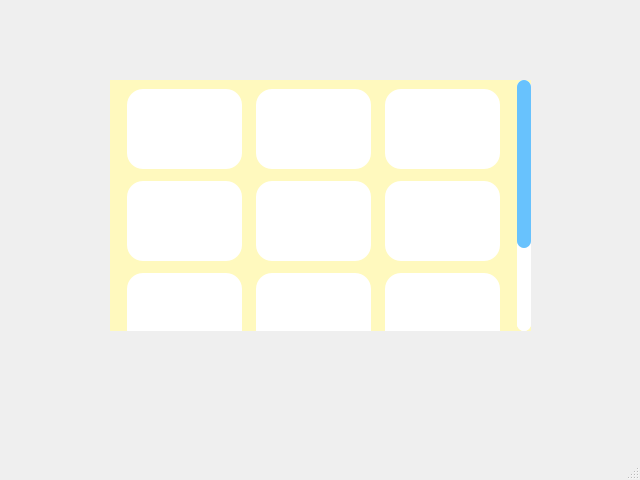
<?xml version="1.0" encoding="UTF-8"?>
<ui version="4.0">
 <class>MainWindow</class>
 <widget class="QMainWindow" name="MainWindow">
  <property name="geometry">
   <rect>
    <x>0</x>
    <y>0</y>
    <width>640</width>
    <height>480</height>
   </rect>
  </property>
  <property name="windowTitle">
   <string>MainWindow</string>
  </property>
  <property name="styleSheet">
   <string notr="true"/>
  </property>
  <widget class="QWidget" name="centralwidget">
   <widget class="QScrollArea" name="scrollArea">
    <property name="geometry">
     <rect>
      <x>110</x>
      <y>80</y>
      <width>421</width>
      <height>251</height>
     </rect>
    </property>
    <property name="styleSheet">
     <string notr="true">QWidget{
background:rgb(255, 255, 255);
border-radius:0px;
border-color:rgb(255, 249, 190);
border-style: solid;
border-width:7;
}


QScrollArea{
border-width:0px;
border-radius: 22px;
background-color: rgba(255, 255, 255, 255);
}

QScrollBar{
border-width:0px;
	border-radius:4px;
background-color: rgba(255, 255, 255, 255);

}


/* VERTICAL SCROLLBAR */
 QScrollBar:vertical {
	border: none;
    width: 14px;
    margin: 0px 0 0px 0;
	border-radius: 7px;
margin: 0px 0px 0px 0px;

 }



/*  HANDLE BAR VERTICAL */
QScrollBar::handle:vertical {	
	background-color:#68C2FD;
	min-height: 30px;	
	border-radius: 7px;

}
QScrollBar::handle:vertical:hover{	
	background-color:#A6E4FF;
}
QScrollBar::handle:vertical:pressed {	
	background-color: #5AA7D9;
}


/* BTN TOP - SCROLLBAR */
QScrollBar::sub-line:vertical {
	background-color: rgb(255, 255, 255);
	border-radius: 7px;
}
QScrollBar::sub-line:vertical:hover {	
	background-color:#68C2FD;
}
QScrollBar::sub-line:vertical:pressed {	
	background-color: #5AA7D9;
}

/* BTN BOTTOM - SCROLLBAR  */
QScrollBar::add-line:vertical {

	background-color: rgb(255, 255, 255);
	border-radius: 7px;

}
QScrollBar::add-line:vertical:hover {	
	background-color:rgb(255, 255, 255)
}
QScrollBar::add-line:vertical:pressed {	
	background-color:rgb(255, 255, 255)
}
/* RESET ARROW  */
QScrollBar::up-arrow:vertical, QScrollBar::down-arrow:vertical {
	background: none;
}
QScrollBar::add-page:vertical, QScrollBar::sub-page:vertical {
	background: none;
} 
</string>
    </property>
    <property name="horizontalScrollBarPolicy">
     <enum>Qt::ScrollBarAlwaysOff</enum>
    </property>
    <property name="widgetResizable">
     <bool>true</bool>
    </property>
    <widget class="QWidget" name="scrollAreaWidgetContents">
     <property name="geometry">
      <rect>
       <x>0</x>
       <y>0</y>
       <width>407</width>
       <height>376</height>
      </rect>
     </property>
     <property name="styleSheet">
      <string notr="true">border-width:0px;
border-radius: 0px;
background-color: rgba(255, 249, 190, 255);</string>
     </property>
     <layout class="QVBoxLayout" name="verticalLayout">
      <item>
       <layout class="QGridLayout" name="gridLayout">
        <property name="leftMargin">
         <number>8</number>
        </property>
        <property name="topMargin">
         <number>0</number>
        </property>
        <property name="rightMargin">
         <number>8</number>
        </property>
        <property name="bottomMargin">
         <number>0</number>
        </property>
        <property name="horizontalSpacing">
         <number>14</number>
        </property>
        <property name="verticalSpacing">
         <number>12</number>
        </property>
        <item row="0" column="0">
         <widget class="QLabel" name="immagineLabel_10">
          <property name="sizePolicy">
           <sizepolicy hsizetype="MinimumExpanding" vsizetype="MinimumExpanding">
            <horstretch>0</horstretch>
            <verstretch>0</verstretch>
           </sizepolicy>
          </property>
          <property name="minimumSize">
           <size>
            <width>100</width>
            <height>80</height>
           </size>
          </property>
          <property name="styleSheet">
           <string notr="true">border-radius: 16px;
background-color: rgba(255, 255, 255, 255);</string>
          </property>
          <property name="text">
           <string/>
          </property>
          <property name="scaledContents">
           <bool>true</bool>
          </property>
          <property name="alignment">
           <set>Qt::AlignCenter</set>
          </property>
          <property name="margin">
           <number>10</number>
          </property>
          <property name="indent">
           <number>10</number>
          </property>
         </widget>
        </item>
        <item row="1" column="2">
         <widget class="QLabel" name="immagineLabel_15">
          <property name="sizePolicy">
           <sizepolicy hsizetype="MinimumExpanding" vsizetype="MinimumExpanding">
            <horstretch>0</horstretch>
            <verstretch>0</verstretch>
           </sizepolicy>
          </property>
          <property name="minimumSize">
           <size>
            <width>100</width>
            <height>80</height>
           </size>
          </property>
          <property name="styleSheet">
           <string notr="true">border-radius: 16px;
background-color: rgba(255, 255, 255, 255);</string>
          </property>
          <property name="text">
           <string/>
          </property>
          <property name="scaledContents">
           <bool>true</bool>
          </property>
          <property name="alignment">
           <set>Qt::AlignCenter</set>
          </property>
          <property name="margin">
           <number>10</number>
          </property>
          <property name="indent">
           <number>10</number>
          </property>
         </widget>
        </item>
        <item row="1" column="0">
         <widget class="QLabel" name="immagineLabel_11">
          <property name="sizePolicy">
           <sizepolicy hsizetype="MinimumExpanding" vsizetype="MinimumExpanding">
            <horstretch>0</horstretch>
            <verstretch>0</verstretch>
           </sizepolicy>
          </property>
          <property name="minimumSize">
           <size>
            <width>100</width>
            <height>80</height>
           </size>
          </property>
          <property name="styleSheet">
           <string notr="true">border-radius: 16px;
background-color: rgba(255, 255, 255, 255);</string>
          </property>
          <property name="text">
           <string/>
          </property>
          <property name="scaledContents">
           <bool>true</bool>
          </property>
          <property name="alignment">
           <set>Qt::AlignCenter</set>
          </property>
          <property name="margin">
           <number>10</number>
          </property>
          <property name="indent">
           <number>10</number>
          </property>
         </widget>
        </item>
        <item row="2" column="1">
         <widget class="QLabel" name="immagineLabel_16">
          <property name="sizePolicy">
           <sizepolicy hsizetype="MinimumExpanding" vsizetype="MinimumExpanding">
            <horstretch>0</horstretch>
            <verstretch>0</verstretch>
           </sizepolicy>
          </property>
          <property name="minimumSize">
           <size>
            <width>100</width>
            <height>80</height>
           </size>
          </property>
          <property name="styleSheet">
           <string notr="true">border-radius: 16px;
background-color: rgba(255, 255, 255, 255);</string>
          </property>
          <property name="text">
           <string/>
          </property>
          <property name="scaledContents">
           <bool>true</bool>
          </property>
          <property name="alignment">
           <set>Qt::AlignCenter</set>
          </property>
          <property name="margin">
           <number>10</number>
          </property>
          <property name="indent">
           <number>10</number>
          </property>
         </widget>
        </item>
        <item row="2" column="2">
         <widget class="QLabel" name="immagineLabel_17">
          <property name="sizePolicy">
           <sizepolicy hsizetype="MinimumExpanding" vsizetype="MinimumExpanding">
            <horstretch>0</horstretch>
            <verstretch>0</verstretch>
           </sizepolicy>
          </property>
          <property name="minimumSize">
           <size>
            <width>100</width>
            <height>80</height>
           </size>
          </property>
          <property name="styleSheet">
           <string notr="true">border-radius: 16px;
background-color: rgba(255, 255, 255, 255);</string>
          </property>
          <property name="text">
           <string/>
          </property>
          <property name="scaledContents">
           <bool>true</bool>
          </property>
          <property name="alignment">
           <set>Qt::AlignCenter</set>
          </property>
          <property name="margin">
           <number>10</number>
          </property>
          <property name="indent">
           <number>10</number>
          </property>
         </widget>
        </item>
        <item row="2" column="0">
         <widget class="QLabel" name="immagineLabel_18">
          <property name="sizePolicy">
           <sizepolicy hsizetype="MinimumExpanding" vsizetype="MinimumExpanding">
            <horstretch>0</horstretch>
            <verstretch>0</verstretch>
           </sizepolicy>
          </property>
          <property name="minimumSize">
           <size>
            <width>100</width>
            <height>80</height>
           </size>
          </property>
          <property name="styleSheet">
           <string notr="true">border-radius: 16px;
background-color: rgba(255, 255, 255, 255);</string>
          </property>
          <property name="text">
           <string/>
          </property>
          <property name="scaledContents">
           <bool>true</bool>
          </property>
          <property name="alignment">
           <set>Qt::AlignCenter</set>
          </property>
          <property name="margin">
           <number>10</number>
          </property>
          <property name="indent">
           <number>10</number>
          </property>
         </widget>
        </item>
        <item row="1" column="1">
         <widget class="QLabel" name="immagineLabel_12">
          <property name="sizePolicy">
           <sizepolicy hsizetype="MinimumExpanding" vsizetype="MinimumExpanding">
            <horstretch>0</horstretch>
            <verstretch>0</verstretch>
           </sizepolicy>
          </property>
          <property name="minimumSize">
           <size>
            <width>100</width>
            <height>80</height>
           </size>
          </property>
          <property name="styleSheet">
           <string notr="true">border-radius: 16px;
background-color: rgba(255, 255, 255, 255);</string>
          </property>
          <property name="text">
           <string/>
          </property>
          <property name="scaledContents">
           <bool>true</bool>
          </property>
          <property name="alignment">
           <set>Qt::AlignCenter</set>
          </property>
          <property name="margin">
           <number>10</number>
          </property>
          <property name="indent">
           <number>10</number>
          </property>
         </widget>
        </item>
        <item row="0" column="2">
         <widget class="QLabel" name="immagineLabel_13">
          <property name="sizePolicy">
           <sizepolicy hsizetype="MinimumExpanding" vsizetype="MinimumExpanding">
            <horstretch>0</horstretch>
            <verstretch>0</verstretch>
           </sizepolicy>
          </property>
          <property name="minimumSize">
           <size>
            <width>100</width>
            <height>80</height>
           </size>
          </property>
          <property name="styleSheet">
           <string notr="true">border-radius: 16px;
background-color: rgba(255, 255, 255, 255);</string>
          </property>
          <property name="text">
           <string/>
          </property>
          <property name="scaledContents">
           <bool>true</bool>
          </property>
          <property name="alignment">
           <set>Qt::AlignCenter</set>
          </property>
          <property name="margin">
           <number>10</number>
          </property>
          <property name="indent">
           <number>10</number>
          </property>
         </widget>
        </item>
        <item row="0" column="1">
         <widget class="QLabel" name="immagineLabel_14">
          <property name="sizePolicy">
           <sizepolicy hsizetype="MinimumExpanding" vsizetype="MinimumExpanding">
            <horstretch>0</horstretch>
            <verstretch>0</verstretch>
           </sizepolicy>
          </property>
          <property name="minimumSize">
           <size>
            <width>100</width>
            <height>80</height>
           </size>
          </property>
          <property name="styleSheet">
           <string notr="true">border-radius: 16px;
background-color: rgba(255, 255, 255, 255);</string>
          </property>
          <property name="text">
           <string/>
          </property>
          <property name="scaledContents">
           <bool>true</bool>
          </property>
          <property name="alignment">
           <set>Qt::AlignCenter</set>
          </property>
          <property name="margin">
           <number>10</number>
          </property>
          <property name="indent">
           <number>10</number>
          </property>
         </widget>
        </item>
        <item row="3" column="1">
         <widget class="QLabel" name="immagineLabel_19">
          <property name="sizePolicy">
           <sizepolicy hsizetype="MinimumExpanding" vsizetype="MinimumExpanding">
            <horstretch>0</horstretch>
            <verstretch>0</verstretch>
           </sizepolicy>
          </property>
          <property name="minimumSize">
           <size>
            <width>100</width>
            <height>80</height>
           </size>
          </property>
          <property name="styleSheet">
           <string notr="true">border-radius: 16px;
background-color: rgba(255, 255, 255, 255);</string>
          </property>
          <property name="text">
           <string/>
          </property>
          <property name="scaledContents">
           <bool>true</bool>
          </property>
          <property name="alignment">
           <set>Qt::AlignCenter</set>
          </property>
          <property name="margin">
           <number>10</number>
          </property>
          <property name="indent">
           <number>10</number>
          </property>
         </widget>
        </item>
        <item row="3" column="0">
         <widget class="QLabel" name="immagineLabel_21">
          <property name="sizePolicy">
           <sizepolicy hsizetype="MinimumExpanding" vsizetype="MinimumExpanding">
            <horstretch>0</horstretch>
            <verstretch>0</verstretch>
           </sizepolicy>
          </property>
          <property name="minimumSize">
           <size>
            <width>100</width>
            <height>80</height>
           </size>
          </property>
          <property name="styleSheet">
           <string notr="true">border-radius: 16px;
background-color: rgba(255, 255, 255, 255);</string>
          </property>
          <property name="text">
           <string/>
          </property>
          <property name="scaledContents">
           <bool>true</bool>
          </property>
          <property name="alignment">
           <set>Qt::AlignCenter</set>
          </property>
          <property name="margin">
           <number>10</number>
          </property>
          <property name="indent">
           <number>10</number>
          </property>
         </widget>
        </item>
       </layout>
      </item>
     </layout>
    </widget>
   </widget>
  </widget>
  <widget class="QMenuBar" name="menubar">
   <property name="geometry">
    <rect>
     <x>0</x>
     <y>0</y>
     <width>640</width>
     <height>21</height>
    </rect>
   </property>
  </widget>
  <widget class="QStatusBar" name="statusbar"/>
 </widget>
 <resources/>
 <connections/>
</ui>
